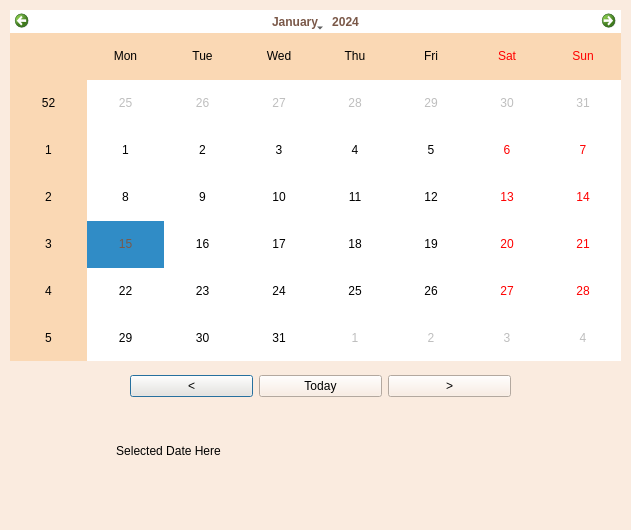
<?xml version="1.0" encoding="UTF-8"?>
<ui version="4.0">
 <class>calendar</class>
 <widget class="QDialog" name="calendar">
  <property name="geometry">
   <rect>
    <x>0</x>
    <y>0</y>
    <width>631</width>
    <height>530</height>
   </rect>
  </property>
  <property name="windowTitle">
   <string>Dialog</string>
  </property>
  <property name="styleSheet">
   <string notr="true">background-color:rgb(250, 235, 223);</string>
  </property>
  <widget class="QCalendarWidget" name="calendarWidget">
   <property name="geometry">
    <rect>
     <x>10</x>
     <y>10</y>
     <width>611</width>
     <height>351</height>
    </rect>
   </property>
   <property name="styleSheet">
    <string notr="true">background-color: rgb(255, 255, 255);
selection-color: rgb(122, 88, 72);
alternate-background-color:rgb(250, 216, 180) ;
font: 75 9pt &quot;G마켓 산스 TTF Bold&quot;;</string>
   </property>
   <property name="gridVisible">
    <bool>false</bool>
   </property>
  </widget>
  <widget class="QWidget" name="layoutWidget">
   <property name="geometry">
    <rect>
     <x>130</x>
     <y>370</y>
     <width>381</width>
     <height>32</height>
    </rect>
   </property>
   <layout class="QHBoxLayout" name="horizontalLayout">
    <item>
     <widget class="QPushButton" name="btn_prevMonth">
      <property name="styleSheet">
       <string notr="true">font: 75 10pt &quot;G마켓 산스 TTF Bold&quot;;</string>
      </property>
      <property name="text">
       <string>&lt;</string>
      </property>
     </widget>
    </item>
    <item>
     <widget class="QPushButton" name="btn_today">
      <property name="styleSheet">
       <string notr="true">font: 75 10pt &quot;G마켓 산스 TTF Bold&quot;;</string>
      </property>
      <property name="text">
       <string>Today</string>
      </property>
     </widget>
    </item>
    <item>
     <widget class="QPushButton" name="btn_nextMonth">
      <property name="styleSheet">
       <string notr="true">font: 75 10pt &quot;G마켓 산스 TTF Bold&quot;;</string>
      </property>
      <property name="text">
       <string>&gt;</string>
      </property>
     </widget>
    </item>
   </layout>
  </widget>
  <widget class="QWidget" name="horizontalLayoutWidget">
   <property name="geometry">
    <rect>
     <x>60</x>
     <y>410</y>
     <width>511</width>
     <height>81</height>
    </rect>
   </property>
   <layout class="QHBoxLayout" name="horizontalLayout_2">
    <item>
     <widget class="QLabel" name="lbl_selectedDate">
      <property name="maximumSize">
       <size>
        <width>217</width>
        <height>16777215</height>
       </size>
      </property>
      <property name="styleSheet">
       <string notr="true">font: 75 10pt &quot;G마켓 산스 TTF Bold&quot;;</string>
      </property>
      <property name="text">
       <string>Selected Date Here</string>
      </property>
      <property name="alignment">
       <set>Qt::AlignCenter</set>
      </property>
     </widget>
    </item>
    <item>
     <widget class="QLabel" name="lbl_view">
      <property name="styleSheet">
       <string notr="true">font: 75 10pt &quot;G마켓 산스 TTF Bold&quot;;</string>
      </property>
      <property name="text">
       <string/>
      </property>
     </widget>
    </item>
   </layout>
  </widget>
 </widget>
 <resources/>
 <connections/>
</ui>
